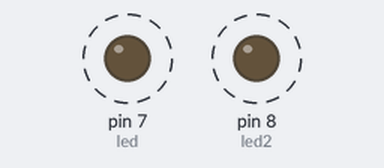
A sketch run on a simulated Arduino Uno, built with avr-gcc and run on an emulated ATmega328P. On the bench: output pins drawn as LEDs (lit = HIGH). Dashed ring = blinking. What the sketch prints to the serial monitor is not drawn.

Above: at 0.2 s.
Timing chart, 0 to 4.6 s (numbered marks = the images above):
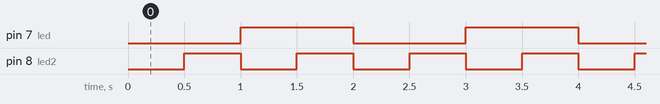

Measured:
- by itself, pin 7 (led): alternates HIGH for 1.0 s and LOW for 1.0 s
- by itself, pin 8 (led2): alternates HIGH for 0.50 s and LOW for 0.50 s
- by itself, everything shown: repeats every 2.0 s, in 4 steps

The sketch:

millis.ino
```cpp
unsigned long past = 0;
unsigned long past2 = 0;

unsigned long marge = 1000;
unsigned long marge2 = 500;
int led = 7;
int led2 = 8;
bool etat = 0;
bool etat2 = 0;

void setup() {
  // put your setup code here, to run once:
Serial.begin(9600);
pinMode(led, OUTPUT);
pinMode(led2, OUTPUT);
}

void loop() {
  // put your main code here, to run repeatedly:
  unsigned long now = millis();
  /*Serial.println(now);
  digitalWrite(led, 1);
  delay(1000);
  digitalWrite(led, 0);
  delay(1000);*/

  if(now - past >= marge){
    past = now;
    etat =! etat;
     digitalWrite(led, etat);
    Serial.println(now);
  }
  if(now-past2 >= marge2){
    past2 = now;
    etat2 =! etat2;
    digitalWrite(led2, etat2);
    Serial.println(now);

  }


}
```
